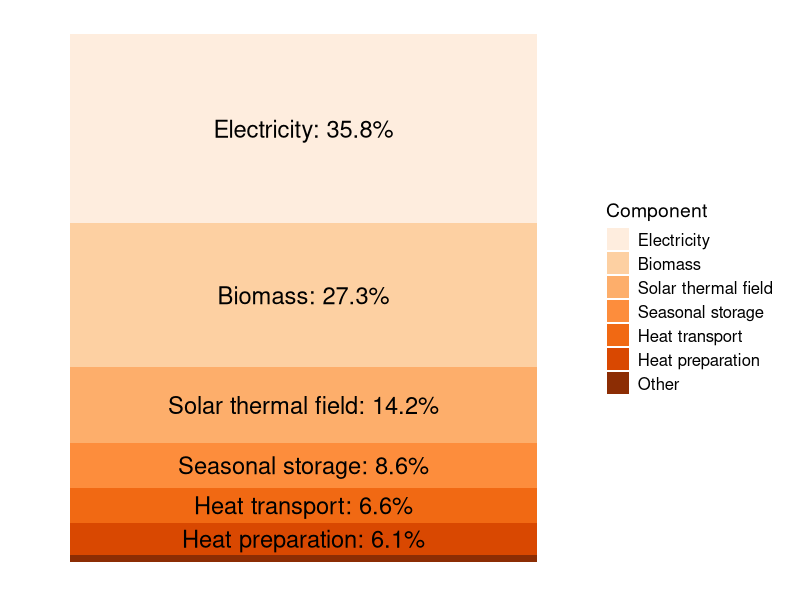
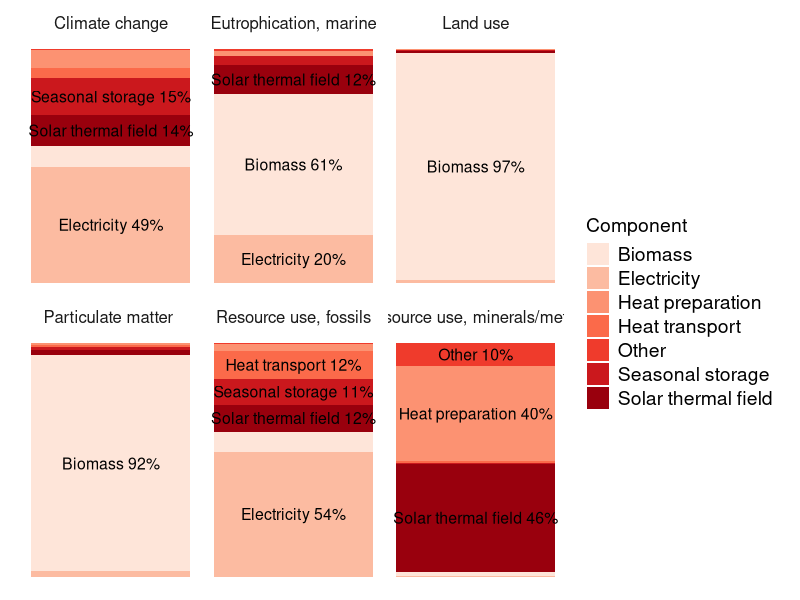
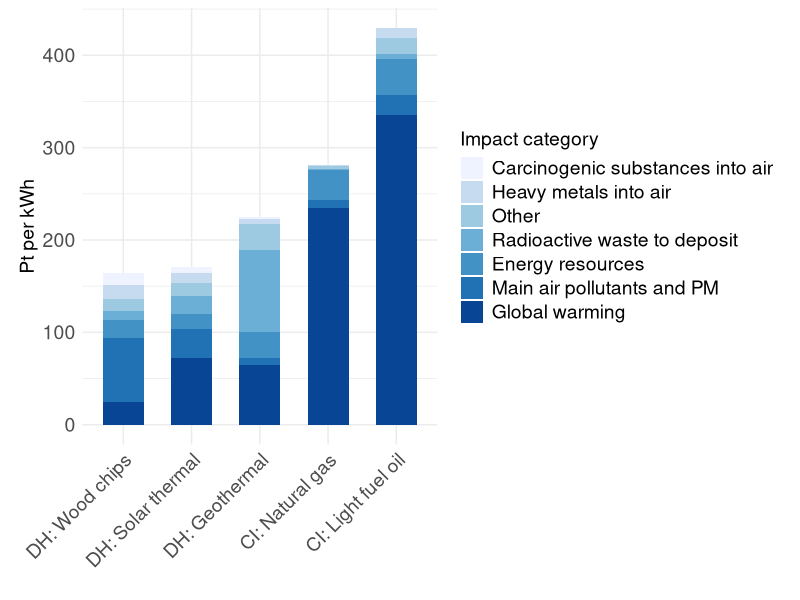
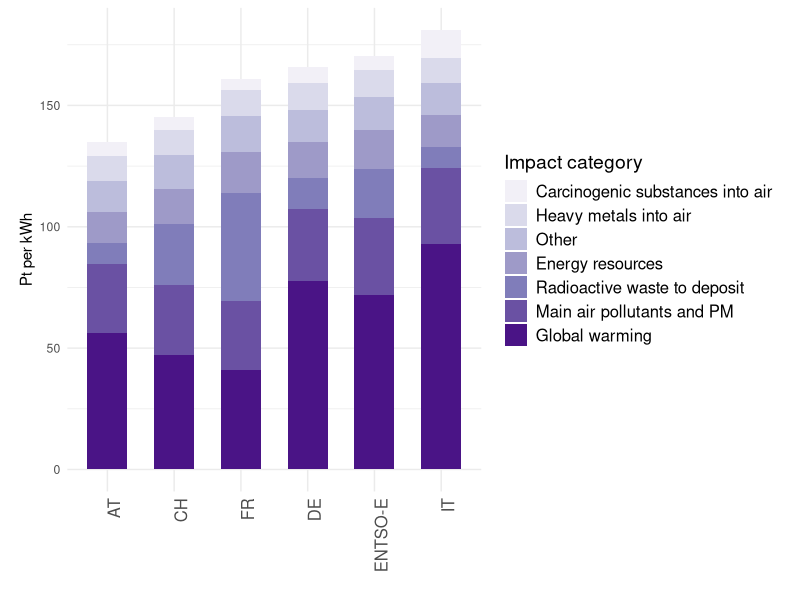
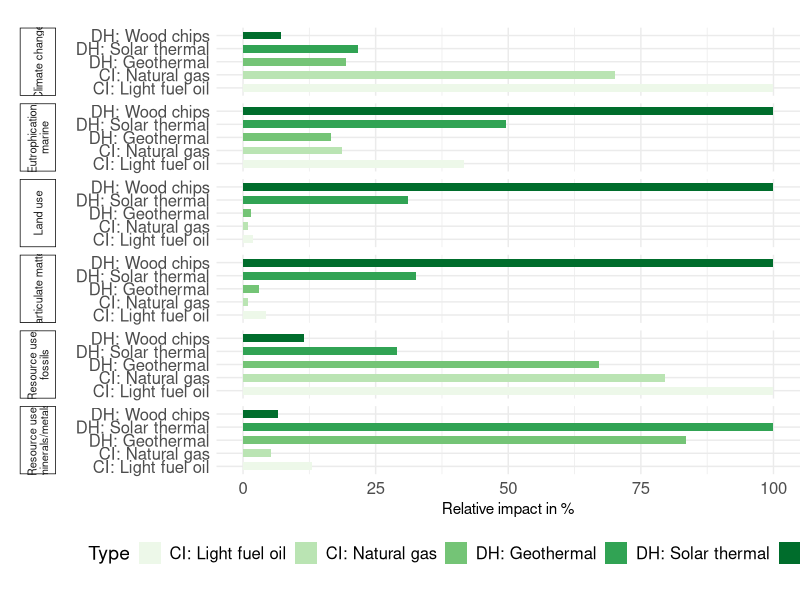
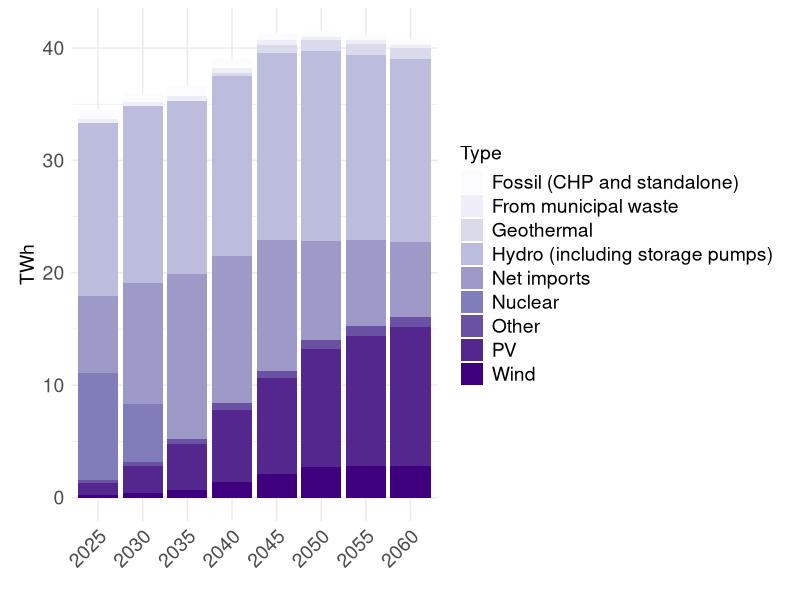
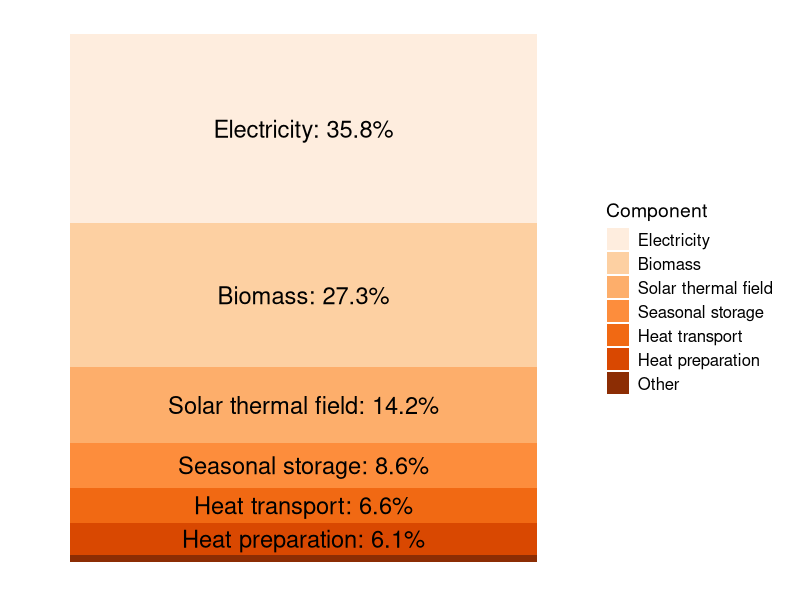
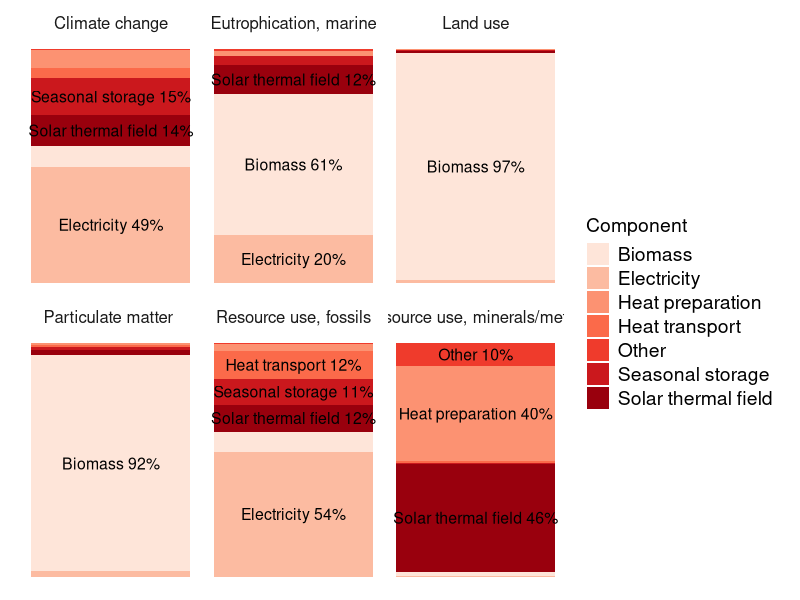

Recreate these plots in R, in order.
## ---- chunk 1
library(readr)
library(tidyr)
library(ggplot2)
library(dplyr)
library(stringr)
library(RColorBrewer)
library(ggrepel)
## ---- chunk 2
data <- read_delim("data/PWRG 1_ ES level 1 - Copy of Copy of level1.csv")

data$Component <- factor(data$Component, levels = data$Component[order(data$Value, decreasing = TRUE)])

data$percentage <- data$Value / sum(data$Value) * 100
data$label <- ifelse(data$percentage >= 5, 
                     paste0(data$Component, ": ", round(data$percentage, 1), "%"), 
                     data$label <- ifelse(data$percentage >= 5, 
                                          paste0(round(data$percentage, 1), "%"), 
                                          ""))

# Create the pie chart without the circle outline
ggplot(data, aes(x = "", y = Value, fill = Component)) +
  geom_bar(stat = "identity", width = 1) +
  #coord_polar(theta = "y") +  # Converts bar chart to pie chart
  theme_minimal() +
  theme(axis.text.x = element_blank(),  # Hide x-axis labels
        axis.title.x = element_blank(),  # Hide x-axis title
        axis.text.y = element_blank(),  # Hide y-axis labels
        axis.title.y = element_blank(),  # Hide y-axis title
        axis.ticks = element_blank(),    # Remove axis ticks
        panel.grid = element_blank(),    # Remove grid lines
        panel.border = element_blank(),
        legend.title = element_text(size = 14),  # Title of the legend
        legend.text = element_text(size = 12),    # Items in the legend
        plot.margin = unit(c(0.2, 0.5, 0.2, 0.5), "cm")  # top, right, bottom, left
        ) +
  geom_text(aes(label = label), 
            position = position_stack(vjust = 0.5),
            hjust = 0.5,
            size = 6
            ) +
  scale_fill_brewer(palette = "Oranges")
ggsave("img/pwrg_solar_network_bar.png")
## ---- chunk 3
ef_level1 <- read_delim("data/EF level 1.csv")[1:7, ]
long_ef_level1 <- pivot_longer(ef_level1, cols = -c("Component"), names_to = "Damage category", values_to = "Value")

df_ef <- long_ef_level1 |>
  group_by(`Damage category`) |>
  mutate(
    fraction = Value / sum(Value),
    ymax = cumsum(fraction),
    ymin = lag(ymax, default = 0),
    label_pos = (ymax + ymin) / 2,
    label = ifelse(fraction >= 0.1, paste0(Component, " ", round(fraction * 100), "%"), "")
  )

ggplot(df_ef, aes(ymax = ymax, ymin = ymin, xmax = 4, xmin = 3, fill = Component)) +
  geom_rect() +
  geom_text(aes(x = 3.5, y = label_pos, label = label), size = 4) +
  #coord_polar(theta = "y") +
  facet_wrap(~`Damage category`) +
  theme_minimal() +
  theme(axis.text.x = element_blank(),  # Hide x-axis labels
        axis.title.x = element_blank(),  # Hide x-axis title
        axis.text.y = element_blank(),  # Hide y-axis labels
        axis.title.y = element_blank(),  # Hide y-axis title        
        axis.ticks = element_blank(),    # Remove axis ticks
        plot.margin = unit(c(0.2, 0.5, 0.2, 0.5), "cm"),  # top, right, bottom, left
        legend.title = element_text(size = 14),  # Title of the legend
        legend.text = element_text(size = 14),    # Items in the legend
        strip.text = element_text(size = 12),
        panel.grid = element_blank(),    # Remove grid lines
        panel.border = element_blank())  + # Remove border
  scale_fill_brewer(palette = "Reds")
ggsave("img/pwrg_solar_ef_network_bar_faceted.png")
## ---- chunk 4
es <- read_delim("data/PWRG results solar - ES single score.csv")[1:7, ]

long_es <- pivot_longer(es, cols = -c("Impact category"), names_to = "Type", values_to = "Value")

long_es <- long_es |>
  mutate(
    Type = ifelse(Type == "DH: Geothermal heat pump", "DH: Geothermal", Type),
  )

long_es_ordered <- long_es |>
  group_by(Type) |>
  summarise(total = sum(Value)) |>
  arrange(total) |>
  pull(Type)
long_es$Type <- factor(long_es$Type, levels = long_es_ordered)

ggplot(long_es, aes(x = Type, y = Value, fill = reorder(`Impact category`, Value))) +
  geom_bar(stat = "identity", width = 0.6) +  # Use 'identity' to plot actual values
  labs(x = "",
       y = "Pt per kWh",
       fill = "Impact category") +
  scale_fill_brewer(palette = "Blues") +
  theme_minimal() +
  theme(
        legend.title = element_text(size = 14),  # Title of the legend
        legend.text = element_text(size = 14),    # Items in the legend
        plot.margin = unit(c(0.2, 0.5, 0.2, 0.5), "cm"),  # top, right, bottom, left
        axis.text.x = element_text(angle = 45, hjust = 1, size = 14),
        axis.title.y = element_text(size = 14),
        axis.text.y = element_text(size = 14),
        )
ggsave("img/pwrg_solar_es_single_score.png")
## ---- chunk 5
es <- read_delim("data/PWRG results solar - electricity sensitivity - edit.csv")[1:7, ]

long_es <- pivot_longer(es, cols = -c("Impact category"), names_to = "Type", values_to = "Value")

long_es <- long_es |>
  mutate(
    Type = ifelse(Type == "DH: Geothermal heat pump", "DH: Geothermal", Type),
  )

long_es_ordered <- long_es |>
  group_by(Type) |>
  summarise(total = sum(Value)) |>
  arrange(total) |>
  pull(Type)
long_es$Type <- factor(long_es$Type, levels = long_es_ordered)

ggplot(long_es, aes(x = Type, y = Value, fill = reorder(`Impact category`, Value))) +
  geom_bar(stat = "identity", width = 0.6) +  # Use 'identity' to plot actual values
  labs(x = "",
       y = "Pt per kWh",
       fill = "Impact category") +
  scale_fill_brewer(palette = "Purples") +
  theme_minimal() +
  theme(
        legend.title = element_text(size = 14),  # Title of the legend
        legend.text = element_text(size = 12),    # Items in the legend
        plot.margin = unit(c(0.2, 0.5, 0.2, 0.5), "cm"),  # top, right, bottom, left
        axis.text.x = element_text(angle = 90, hjust = 1, size = 12)
        )
ggsave("img/pwrg_elec_sens.png")
## ---- chunk 6
ef <- read_delim("data/PWRG results solar - EF damage assessment.csv")[1:15, ]

long_ef <- pivot_longer(ef, cols = -c("Damage category", "Unit"), names_to = "Type", values_to = "Value")

long_ef_normalized <- long_ef |>
  filter(`Damage category` %in% c("Climate change", "Particulate matter", "Eutrophication, marine", "Land use", "Resource use, minerals/metals", "Resource use, fossils")) |>  
  group_by(`Damage category`) |>
  mutate(
    pct = Value / max(Value) * 100,
    Type = ifelse(Type == "DH: Geothermal heat pump", "DH: Geothermal", Type),
  )
long_ef_normalized$`Damage category` <- str_wrap(long_ef_normalized$`Damage category`, width = 20)
ggplot(long_ef_normalized, aes(x = Type, y = pct, fill = Type)) +
  geom_col(width = 0.6) +
  facet_grid(rows = vars(`Damage category`), switch = "y") +
  labs(
    x = "",
    y = "Relative impact in %",
  ) +
  theme_minimal() +
  theme(
    strip.placement = "outside",
    strip.text.y.left = element_text(angle = 90, size = 8, hjust = 0.5, vjust = 0.5), 
    strip.switch.pad.grid = unit(0.5, "cm"),
    plot.margin = margin(20, 0, 20, 0),
    strip.background = element_rect(color = "black", linewidth = 0.5),
    axis.text.x = element_text(size = 12),
    axis.text.y = element_text(size = 12),
    legend.position = "bottom",
    legend.title = element_text(size = 14),  # Title of the legend
    legend.text = element_text(size = 12),    # Items in the legend
  ) +
  scale_fill_brewer(palette = "Greens") +
  coord_flip()
ggsave("img/pwrg_solar_ef_midpoints_faceted.png")
## ---- chunk 7
ch <- read_delim("data/Energieperspektiven 2050+ - Sheet3.csv")[1:9, 1:9]

long_ch <- pivot_longer(ch, cols = -c("Type"), names_to = "Year", values_to = "Value")

ggplot(long_ch, aes(x = Year, y = Value, fill = Type)) +
  geom_col() +
  theme_minimal() +
  theme(
      legend.title = element_text(size = 14),  # Title of the legend
      legend.text = element_text(size = 14),    # Items in the legend
      plot.margin = unit(c(0.2, 0.5, 0.2, 0.5), "cm"),  # top, right, bottom, left
      axis.text.x = element_text(angle = 45, hjust = 1, size = 14),
      axis.title.y = element_text(size = 14),
      axis.text.y = element_text(size = 14),
      ) +
  labs(
    x = "",
    y = "TWh",
  ) +
  scale_fill_brewer(palette = "Purples")
ggsave("img/pwrg_solar_ch_winter.png")
